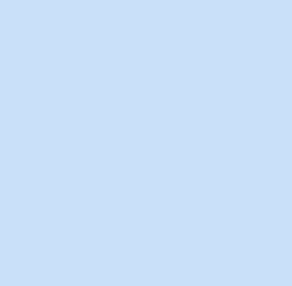
#> input picture testImg/background2.png, 292 x 286 px
$ python imgMake.py
#> lines starting #> are read from the running program, lines starting #| are printed output that depends on the picture; after the words box and inside, x2 and y2 are one past the last pixel; in counts of white or black regions, pixels touching at a corner belong together
# apple.jpg 그림에 opencv_logo 그림을 Mask_inverse하여 합성.

import cv2
import numpy as np

src1 = cv2.imread('./testImg/background2.png') #배경파일 읽기
#> src1 is the input picture: shape (286, 292, 3); mean B, G, R 249, 224, 201
src2 = cv2.imread('./testImg/1.png') #ㄱ파일 읽기
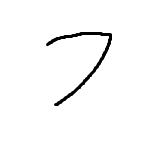
#> input picture testImg/1.png, 157 x 158 px
#> src2 is the input picture: shape (158, 157, 3); min 0, max 255, mean 249.7
src3 = cv2.imread('./testImg/2.png') #ㅏ파일 읽기

rows, cols, channels = src2.shape #로고파일 픽셀값 저장
#> rows = 158; cols = 157; channels = 3
roi = src1[50:rows+50,50:cols+50] #로고파일 픽셀값을 관심영역(ROI)으로 저장함.
cv2.rectangle(roi, (0,0), (rows-5, cols-1), (0,255,0))
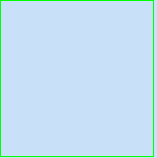
#> roi: shape (158, 157, 3); mean B, G, R 242.8, 224.8, 196

gray = cv2.cvtColor(src2, cv2.COLOR_BGR2GRAY) #로고파일의 색상을 그레이로 변경
ret, mask = cv2.threshold(gray, 160, 255, cv2.THRESH_BINARY) #배경은 흰색으로, 그림을 검정색으로 변경
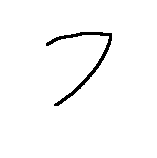
#> mask: shape (158, 157); 97.8% white; 1 black region, box (x1, y1, x2, y2) and area: (46, 32, 112, 106) 551
mask_inv = cv2.bitwise_not(mask) #배경 검정, 로고 흰색

src1_bg = cv2.bitwise_and(roi,roi,mask=mask) #배경에서만 연산 = src1 배경 복사
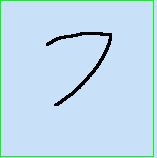
#> src1_bg: shape (158, 157, 3); mean B, G, R 237.3, 219.8, 191.5
cv2.imshow('src1_bg',src1_bg)

src2_fg = cv2.bitwise_and(src2,src2, mask = mask_inv) #로고에서만 연산
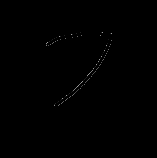
#> src2_fg: shape (158, 157, 3); min 0, max 159, mean 0.5
cv2.imshow('src2_fg',src2_fg)

#src3_fg = cv2.bitwise_and(src3, src3, mask=mask_inv)
#cv2.imshow('src3_fg', src3_fg)

dst = cv2.bitwise_or(src1_bg, src2_fg) #src1_bg와 src2_fg를 합성
cv2.imshow('dst',dst)

#dst2 = cv2.bitwise_or(src2_fg, src3_fg)
#cv2.imshow('dst2', dst2)

src1[50:rows+50,50:cols+50] = dst #src1에 dst값 합성


cv2.imshow('result',src1)

cv2.waitKeyEx()
cv2.destroyAllWindows()
